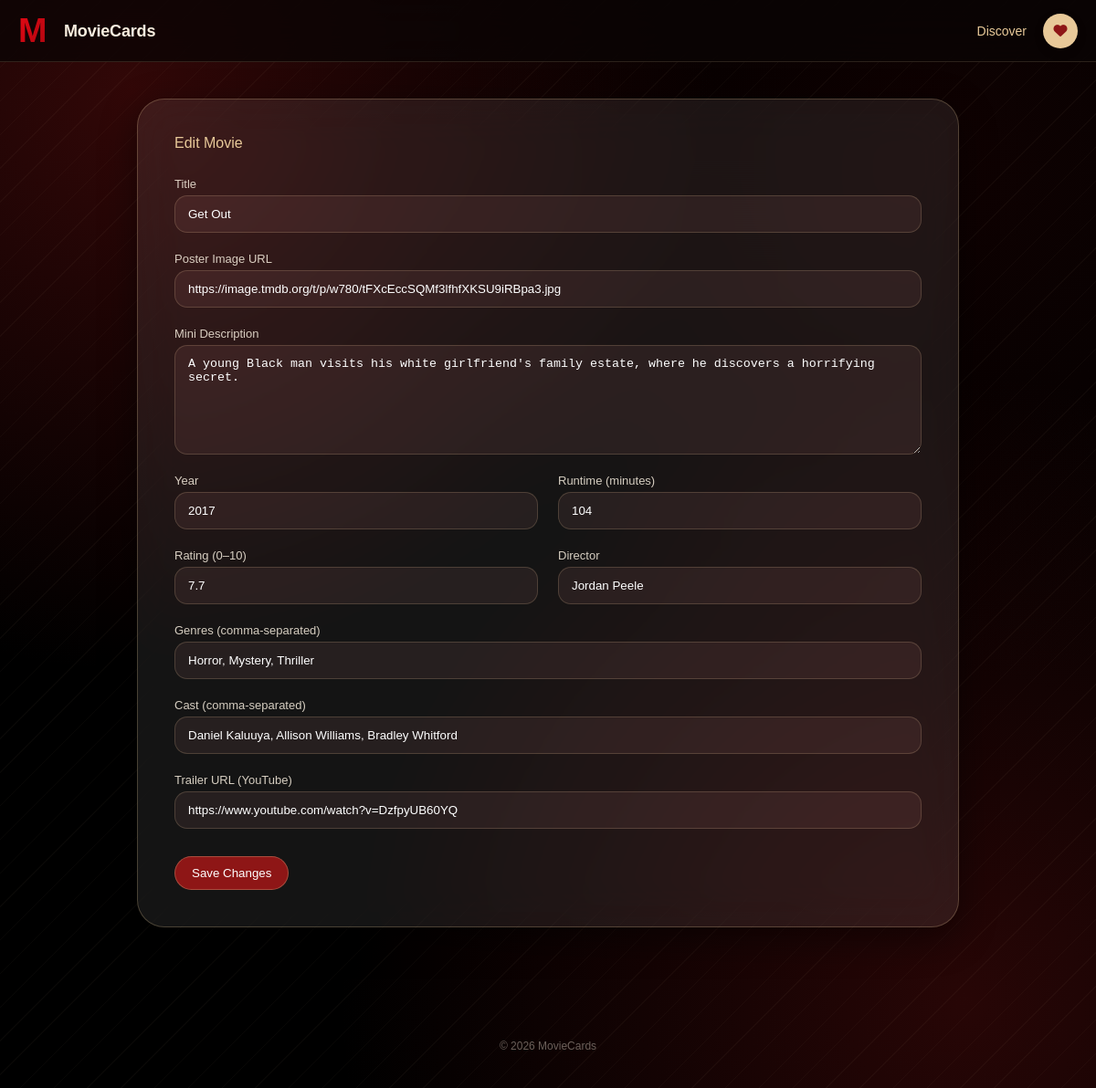
The app's page /admin/movie/8/edit (signed in) with its own data.
### app/models.py (models this page shows, shortened)
class Movie(db.Model):
    __tablename__ = "movies"
    id = db.Column(db.Integer, primary_key=True)
    title = db.Column(db.String(200), nullable=False)
    poster_url = db.Column(db.String(500), nullable=False)
    description = db.Column(db.Text, nullable=False, default="")
    year = db.Column(db.Integer, nullable=True)
    runtime_minutes = db.Column(db.Integer, nullable=True)
    rating = db.Column(db.Float, nullable=True)
    genres = db.Column(db.String(300), nullable=False, default="")  # comma-separated
    director = db.Column(db.String(150), nullable=True)
    cast = db.Column(db.String(500), nullable=True)  # comma-separated names
    trailer_url = db.Column(db.String(500), nullable=True)  # YouTube URL
    created_at = db.Column(db.DateTime, default=utcnow)
    likes = db.relationship("Like", backref="movie", cascade="all, delete-orphan")

### app/routes/admin_routes.py (the view)
@admin.route("/movie/<int:movie_id>/edit", methods=["GET", "POST"])
@login_required
def edit_movie(movie_id):
    movie = Movie.query.get_or_404(movie_id)
    if request.method == "POST":
        _movie_from_form(movie)
        db.session.commit()
        flash(f'"{movie.title}" was updated.', "success")
        return redirect(url_for("admin.dashboard"))
    return render_template("admin/add-movie.html", movie=movie)

### app/routes/admin_routes.py (called while the page is built)
def login_required(view):
    @wraps(view)
    def wrapped(*args, **kwargs):
        if not session.get("is_admin"):
            return redirect(url_for("admin.login", next=request.path))
        return view(*args, **kwargs)
    return wrapped

### app/templates/admin/add-movie.html (shortened to what this page needs)
{% extends "base.html" %}
{% block background %}
{% include "includes/background.html" %}
{% endblock %}
{% block header %}
{% include "includes/header.html" %}
{% endblock %}
{% block content %}
<main class="admin-container">
    <form class="movie-form" method="POST">
        <h2>{{ "Edit Movie" if movie else "Add New Movie" }}</h2>
        <div class="form-grid">
            <div class="form-group full">
                <label for="title">Title</label>
                <input type="text" id="title" name="title" required value="{{ movie.title if movie else '' }}">
            </div>
            <div class="form-group full">
                <label for="poster_url">Poster Image URL</label>
                <input type="url" id="poster_url" name="poster_url" required placeholder="https://..."
                    value="{{ movie.poster_url if movie else '' }}">
            </div>
            <div class="form-group full">
                <label for="description">Mini Description</label>
                <textarea id="description" name="description" required>{{ movie.description if movie else '' }}</textarea>
            </div>
            <div class="form-group">
                <label for="year">Year</label>
                <input type="number" id="year" name="year" min="1900" max="2100"
                    value="{{ movie.year if movie else '' }}">
            </div>
            <div class="form-group">
                <label for="runtime_minutes">Runtime (minutes)</label>
                <input type="number" id="runtime_minutes" name="runtime_minutes" min="1"
                    value="{{ movie.runtime_minutes if movie else '' }}">
            </div>
            <div class="form-group">
                <label for="rating">Rating (0–10)</label>
                <input type="number" id="rating" name="rating" min="0" max="10" step="0.1"
                    value="{{ movie.rating if movie else '' }}">
            </div>
            <div class="form-group">
                <label for="director">Director</label>
                <input type="text" id="director" name="director" value="{{ movie.director if movie else '' }}">
            </div>
            <div class="form-group full">
                <label for="genres">Genres (comma-separated)</label>
                <input type="text" id="genres" name="genres" placeholder="Drama, Comedy, Sci-Fi"
                    value="{{ movie.genres if movie else '' }}">
            </div>
            <div class="form-group full">
                <label for="cast">Cast (comma-separated)</label>
                <input type="text" id="cast" name="cast" placeholder="Actor One, Actor Two"
                    value="{{ movie.cast if movie else '' }}">
            </div>
            <div class="form-group full">
                <label for="trailer_url">Trailer URL (YouTube)</label>
                <input type="url" id="trailer_url" name="trailer_url" placeholder="https://www.youtube.com/watch?v=..."
                    value="{{ movie.trailer_url if movie else '' }}">
            </div>
        </div>
        <button class="submit-btn" type="submit">
            {{ "Save Changes" if movie else "Add Movie" }}
        </button>
    </form>
</main>
{% endblock %}

### app/templates/base.html (shortened to what this page needs)
<!DOCTYPE html>
<html lang="en">
<head>
    <link rel="stylesheet" href="{{ url_for('static', filename='css/style.css') }}">
</head>
<body>
    {% block background %}{% endblock %}
    {% block header %}{% endblock %}
    {% block content %}{% endblock %}
    {% block footer %}
    {% include "includes/footer.html" %}
    {% endblock %}
</body>
</html>

### app/templates/includes/background.html
<div class="app-background"></div>

### app/templates/includes/header.html (shortened to what this page needs)
<header class="header">
    <a href="{{ url_for('main.home') }}" class="logo">
        <svg class="logo-svg" width="42" height="auto" viewBox="0 0 80 80">
            <text x="0" y="62" font-size="72" font-weight="900" font-family="Arial Black, Impact, sans-serif"
                fill="url(#netflixRed)" letter-spacing="-6">
                M
            </text>
        </svg>
        <span class="logo-word">MovieCards</span>
    </a>
    <nav class="actions">
        <a href="{{ url_for('main.home') }}" class="nav-link {{ 'active' if request.endpoint == 'main.home' }}">Discover</a>
        <a href="{{ url_for('main.liked_page') }}" class="icon-link {{ 'active' if request.endpoint == 'main.liked_page' }}" title="Watchlist">
            <i class="fa-solid fa-heart"></i>
        </a>
    </nav>
</header>

### app/templates/includes/footer.html
<footer class="site-footer">
    <span>&copy; 2026 MovieCards</span>
</footer>

### app/static/css/style.css (style rules this page uses)
html, body, div, span, applet, object, iframe, h1, h2, h3, h4, h5, h6, p, blockquote, pre, a, abbr, acronym, address, big, cite, code, del, dfn, em, img, ins, kbd, q, s, samp, small, strike, strong, sub, sup, tt, var, b, u, i, center, dl, dt, dd, ol, ul, li, fieldset, form, label, legend, table, caption, tbody, tfoot, thead, tr, th, td, article, aside, canvas, details, embed, figure, figcaption, footer, header, hgroup, menu, nav, output, ruby, section, summary, time, mark, audio, video { margin: 0; padding: 0; border: 0; font-size: 100%; font: inherit; vertical-align: baseline; }
article, aside, details, figcaption, figure, footer, header, hgroup, menu, nav, section { display: block; }
body { line-height: 1; }
a { text-decoration: none; }
* { box-sizing: border-box; }
html { scroll-behavior: smooth; }
body { font-family: "Arial", sans-serif; background: #000000; min-height: 100vh; }
.app-background { position: fixed; inset: 0; z-index: -2; pointer-events: none; background: repeating-linear-gradient(135deg, rgba(232, 201, 153, 0.035) 0px, rgba(232, 201, 153, 0.035) 1px, transparent 1px, transparent 26px), radial-gradient(circle at 12% 8%, rgba(142, 22, 22, 0.35), transparent 42%), radial-gradient(circle at 88% 92%, rgba(142, 22, 22, 0.28), transparent 45%), radial-gradient(circle at 85% 15%, rgba(80, 10, 10, 0.2), transparent 40%), #000000; }
.header { position: fixed; top: 0; left: 0; right: 0; z-index: 999; height: 68px; display: flex; align-items: center; justify-content: space-between; gap: 16px; padding: 0 20px; background: rgba(10, 4, 4, 0.75); backdrop-filter: blur(20px); border-bottom: 1px solid rgba(232, 201, 153, 0.15); }
.header .logo { flex: 0 0 auto; font-weight: 600; font-size: 18px; display: flex; align-items: center; gap: 8px; text-decoration: none; min-width: 0; }
.header .logo .logo-svg { flex-shrink: 0; }
.header .logo .logo-word { color: #F8EEDF; letter-spacing: -0.01em; white-space: nowrap; }
.header .actions { flex: 0 0 auto; display: flex; align-items: center; gap: 16px; }
.header .actions .nav-link { position: relative; font-size: 14px; font-weight: 500; color: #E8C999; text-decoration: none; padding: 6px 2px; transition: color 0.3s ease; white-space: nowrap; }
.header .actions .icon-link { width: 38px; height: 38px; flex-shrink: 0; border-radius: 50%; background: #E8C999; display: flex; align-items: center; justify-content: center; color: #8E1616; text-decoration: none; box-shadow: 0 4px 12px rgba(0, 0, 0, 0.12); transition: transform 0.25s ease, box-shadow 0.25s ease; }
.header .actions .icon-link i { font-size: 15px; }
.site-footer { position: relative; z-index: 1; margin-top: 40px; padding: 24px 20px 40px; display: flex; align-items: center; justify-content: center; gap: 18px; font-size: 0.75rem; color: rgba(248, 238, 223, 0.4); }
.admin-container { margin-top: 108px; display: flex; justify-content: center; padding: 0 20px 60px; }
.movie-form { max-width: 900px; width: 100%; padding: 40px; border-radius: 30px; background: rgba(255, 255, 255, 0.08); backdrop-filter: blur(25px); border: 1px solid rgba(232, 201, 153, 0.25); box-shadow: 0 12px 40px rgba(0, 0, 0, 0.45); }
.movie-form h2 { margin-bottom: 30px; color: #E8C999; }
.form-grid { display: grid; grid-template-columns: repeat(2, 1fr); gap: 22px; }
.form-group { display: flex; flex-direction: column; }
.form-group.full { grid-column: span 2; }
.form-group label { font-size: 13px; margin-bottom: 6px; color: rgba(248, 238, 223, 0.85); }
.form-group input, .form-group textarea, .form-group select { padding: 12px 14px; border-radius: 14px; border: 1px solid rgba(232, 201, 153, 0.2); background: rgba(255, 163, 163, 0.08); color: white; outline: none; }
.form-group textarea { min-height: 120px; resize: vertical; }
.submit-btn { margin-top: 30px; padding: 10px 18px; border-radius: 999px; border: 1px solid rgba(232, 201, 153, 0.3); background: #8E1616; color: white; cursor: pointer; display: inline-flex; align-items: center; gap: 8px; transition: all 0.2s ease; }

### records on screen
Movie: title "Get Out", poster_url "https://image.tmdb.org/t/p/w780/tFXcEccSQMf3lfhfXKSU9iRBpa3.jpg", description "A young Black man visits his white girlfriend's family estate, where he discovers a horrifying secret.", year "2017", runtime_minutes "104", rating "7.7", director "Jordan Peele", genres "Horror, Mystery, Thriller", cast "Daniel Kaluuya, Allison Williams, Bradley Whitford", trailer_url "https://www.youtube.com/watch?v=DzfpyUB60YQ"

### other values on screen
{{ "Edit Movie" if movie else "Add New Movie" }} "Edit Movie"
{{ "Save Changes" if movie else "Add Movie" }} "Save Changes"
